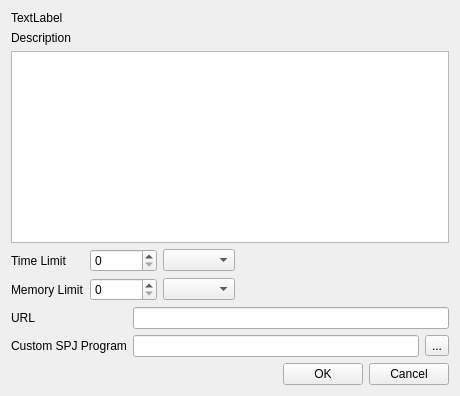
<?xml version="1.0" encoding="UTF-8"?>
<ui version="4.0">
 <class>OJProblemPropertyWidget</class>
 <widget class="QWidget" name="OJProblemPropertyWidget">
  <property name="geometry">
   <rect>
    <x>0</x>
    <y>0</y>
    <width>460</width>
    <height>396</height>
   </rect>
  </property>
  <property name="windowTitle">
   <string>Form</string>
  </property>
  <layout class="QGridLayout" name="gridLayout" columnstretch="0,0" columnminimumwidth="0,0">
   <item row="4" column="0">
    <widget class="QLabel" name="label">
     <property name="text">
      <string>URL</string>
     </property>
    </widget>
   </item>
   <item row="4" column="1">
    <widget class="QLineEdit" name="txtURL"/>
   </item>
   <item row="0" column="0" colspan="2">
    <widget class="QLabel" name="lbName">
     <property name="text">
      <string>TextLabel</string>
     </property>
    </widget>
   </item>
   <item row="1" column="0" colspan="2">
    <widget class="QLabel" name="label_2">
     <property name="text">
      <string>Description</string>
     </property>
    </widget>
   </item>
   <item row="2" column="0" colspan="2">
    <widget class="QTextEdit" name="txtDescription"/>
   </item>
   <item row="3" column="0" colspan="2">
    <widget class="QWidget" name="widget_2" native="true">
     <layout class="QGridLayout" name="gridLayout_2">
      <property name="leftMargin">
       <number>0</number>
      </property>
      <property name="topMargin">
       <number>0</number>
      </property>
      <property name="rightMargin">
       <number>0</number>
      </property>
      <property name="bottomMargin">
       <number>0</number>
      </property>
      <item row="2" column="2">
       <widget class="QComboBox" name="cbMemoryLimitUnit"/>
      </item>
      <item row="1" column="0">
       <widget class="QLabel" name="label_3">
        <property name="text">
         <string>Time Limit</string>
        </property>
       </widget>
      </item>
      <item row="2" column="0">
       <widget class="QLabel" name="label_4">
        <property name="text">
         <string>Memory Limit</string>
        </property>
       </widget>
      </item>
      <item row="1" column="1">
       <widget class="QSpinBox" name="spinTimeLimit">
        <property name="maximum">
         <number>9999999</number>
        </property>
       </widget>
      </item>
      <item row="2" column="1">
       <widget class="QSpinBox" name="spinMemoryLimit">
        <property name="maximum">
         <number>9999999</number>
        </property>
       </widget>
      </item>
      <item row="1" column="3">
       <spacer name="horizontalSpacer_2">
        <property name="orientation">
         <enum>Qt::Horizontal</enum>
        </property>
        <property name="sizeHint" stdset="0">
         <size>
          <width>40</width>
          <height>20</height>
         </size>
        </property>
       </spacer>
      </item>
      <item row="1" column="2">
       <widget class="QComboBox" name="cbTimeLimitUnit"/>
      </item>
     </layout>
    </widget>
   </item>
   <item row="5" column="0">
    <widget class="QLabel" name="label_5">
     <property name="text">
      <string>Custom SPJ Program</string>
     </property>
    </widget>
   </item>
   <item row="5" column="1">
    <widget class="QWidget" name="widgetCustomSpjProgram" native="true">
     <layout class="QHBoxLayout" name="horizontalLayout_2">
      <property name="leftMargin">
       <number>0</number>
      </property>
      <property name="topMargin">
       <number>0</number>
      </property>
      <property name="rightMargin">
       <number>0</number>
      </property>
      <property name="bottomMargin">
       <number>0</number>
      </property>
      <item>
       <widget class="QLineEdit" name="txtCustomSpjProgram"/>
      </item>
      <item>
       <widget class="QToolButton" name="btnBrowseCustomSpjProgram">
        <property name="toolTip">
         <string>Select Custom SPJ Program</string>
        </property>
        <property name="text">
         <string>...</string>
        </property>
       </widget>
      </item>
     </layout>
    </widget>
   </item>
   <item row="6" column="0" colspan="2">
    <widget class="QWidget" name="widget" native="true">
     <layout class="QHBoxLayout" name="horizontalLayout">
      <property name="leftMargin">
       <number>0</number>
      </property>
      <property name="topMargin">
       <number>0</number>
      </property>
      <property name="rightMargin">
       <number>0</number>
      </property>
      <property name="bottomMargin">
       <number>0</number>
      </property>
      <item>
       <spacer name="horizontalSpacer">
        <property name="orientation">
         <enum>Qt::Horizontal</enum>
        </property>
        <property name="sizeHint" stdset="0">
         <size>
          <width>40</width>
          <height>20</height>
         </size>
        </property>
       </spacer>
      </item>
      <item>
       <widget class="QPushButton" name="btnOk">
        <property name="text">
         <string>OK</string>
        </property>
       </widget>
      </item>
      <item>
       <widget class="QPushButton" name="btnCancel">
        <property name="text">
         <string>Cancel</string>
        </property>
       </widget>
      </item>
     </layout>
    </widget>
   </item>
  </layout>
 </widget>
 <tabstops>
  <tabstop>txtDescription</tabstop>
  <tabstop>spinTimeLimit</tabstop>
  <tabstop>cbTimeLimitUnit</tabstop>
  <tabstop>spinMemoryLimit</tabstop>
  <tabstop>cbMemoryLimitUnit</tabstop>
  <tabstop>txtURL</tabstop>
  <tabstop>txtCustomSpjProgram</tabstop>
  <tabstop>btnBrowseCustomSpjProgram</tabstop>
  <tabstop>btnOk</tabstop>
  <tabstop>btnCancel</tabstop>
 </tabstops>
 <resources/>
 <connections/>
</ui>
